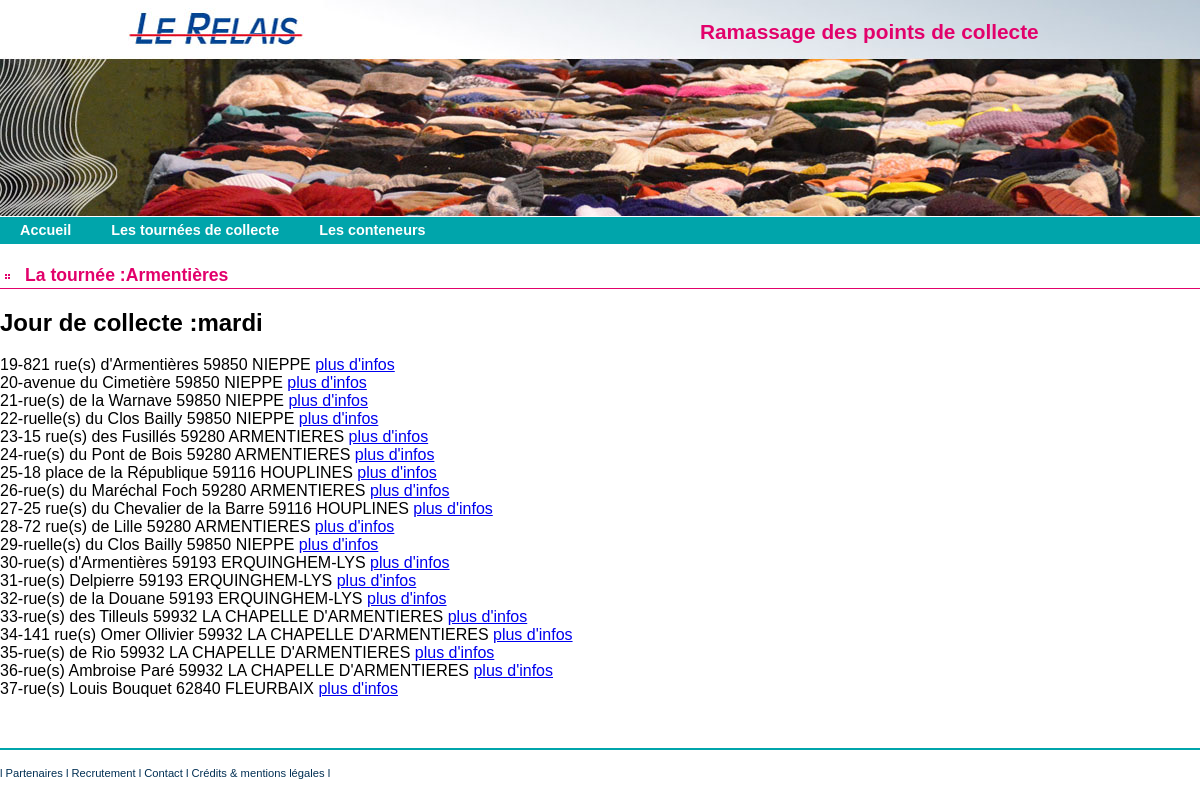
Screenshot of /index.php/C_tournee/detail/4 with the database file from the repository.
### tables this page shows
CREATE TABLE `tourneestandard` (
  `Id` int(10) NOT NULL,
  `CamionId` int(10) NOT NULL,
  `Nom` varchar(255) NOT NULL,
  `JourCollecte` varchar(255) DEFAULT NULL
);

CREATE TABLE `conteneur` (
  `Id` int(10) NOT NULL,
  `TourneeStandardId` int(10) DEFAULT NULL,
  `AddrEmplacement` varchar(255) DEFAULT NULL,
  `LatLng` varchar(255) DEFAULT NULL,
  `RefSigfox` varchar(255) DEFAULT NULL,
  `CoefSurface` float DEFAULT NULL,
  `VolumeMax` float DEFAULT NULL,
  `VolumeMesureActuel` float DEFAULT NULL,
  `DateDerniereCollecte` date DEFAULT NULL
);

### application/controllers/C_tournee.php (called while the page is built, shortened)
<?php
class C_tournee extends CI_Controller {
    public function detail(){
        $this->load->helper("url");
        $data['title'] = "Detail";
        $this->load->model('M_tournee');
        $array_resultat = $this->M_tournee->select_detail_by_tournee($this->uri->segment(3));
        $data['result'] = $array_resultat;
        $page = $this->load->view('tournees/V_detail_tournee', $data, true);
        $this->load->view('commun/V_template', array('contenu' => $page));
    }
}

### index.php (called while the page is built, shortened)
<?php
require_once BASEPATH.'core/CodeIgniter.php';

### application/models/M_tournee.php (called while the page is built, shortened)
<?php
class M_tournee extends CI_Model {
    public function select_detail_by_tournee($idtournee) {
        $query = $this->db->select('conteneur.Id, conteneur.AddrEmplacement, tourneestandard.Nom, tourneestandard.JourCollecte')
                ->from('conteneur, tourneestandard')
                ->where('conteneur.TourneeStandardId = tourneestandard.Id')
                ->where('tourneestandard.Id = '.$idtournee)
                ->get();
        return $query->result_array();
    }
}

### application/views/tournees/V_detail_tournee.php (the view, shortened to what this page needs)
<article>
    <h1>La tournée :<?php echo $result[0]['Nom'] ?> </h1>
    <h2>Jour de collecte :<?php echo $result[0]['JourCollecte'] ?> </h2>
    <?php
    foreach ($result as $row) {
        echo $row['Id'] . "-";
        echo $row['AddrEmplacement'];
        ?>
        <a href="<?php echo site_url("C_conteneur/detail/" . $row['Id']); ?>">plus d'infos</a>
        <?php
        echo "<br/>";
    }
    ?>
</article>

### assets/css/conteneurs.css (style rules this page uses)
body { font: 100% Verdana, Arial, Helvetica, sans-serif; background-color: #FFFFFF; margin: 0; padding: 0; text-align: center; color: #000000; background-image: url(img/back.jpg); background-repeat: no-repeat; background-position: top center; }
article h1 { padding-left: 25px ; line-height: 25px ; font-size: 110% ; background: url(img/puce_h1.png) no-repeat left bottom ; color: rgb(226,1,107) ; border-bottom: 1px solid rgb(226,1,107) ; }
article { clear: both; }

### rows the page displays
tourneestandard: Nom "Armentières", JourCollecte "mardi"
conteneur: Id "19", AddrEmplacement "821 rue(s) d'Armentières 59850 NIEPPE"
conteneur: Id "20", AddrEmplacement "avenue du Cimetière 59850 NIEPPE"
conteneur: Id "21", AddrEmplacement "rue(s) de la Warnave 59850 NIEPPE"
conteneur: Id "22", AddrEmplacement "ruelle(s) du Clos Bailly 59850 NIEPPE"
conteneur: Id "23", AddrEmplacement "15 rue(s) des Fusillés 59280 ARMENTIERES"
conteneur: Id "24", AddrEmplacement "rue(s) du Pont de Bois 59280 ARMENTIERES"
conteneur: Id "25", AddrEmplacement "18 place de la République 59116 HOUPLINES"
conteneur: Id "26", AddrEmplacement "rue(s) du Maréchal Foch 59280 ARMENTIERES"
conteneur: Id "27", AddrEmplacement "25 rue(s) du Chevalier de la Barre 59116 HOUPLINES"
conteneur: Id "28", AddrEmplacement "72 rue(s) de Lille 59280 ARMENTIERES"
conteneur: Id "29", AddrEmplacement "ruelle(s) du Clos Bailly 59850 NIEPPE"
conteneur: Id "30", AddrEmplacement "rue(s) d'Armentières 59193 ERQUINGHEM-LYS"
conteneur: Id "31", AddrEmplacement "rue(s) Delpierre 59193 ERQUINGHEM-LYS"
conteneur: Id "32", AddrEmplacement "rue(s) de la Douane 59193 ERQUINGHEM-LYS"
conteneur: Id "33", AddrEmplacement "rue(s) des Tilleuls 59932 LA CHAPELLE D'ARMENTIERES"
conteneur: Id "34", AddrEmplacement "141 rue(s) Omer Ollivier 59932 LA CHAPELLE D'ARMENTIERES"
conteneur: Id "35", AddrEmplacement "rue(s) de Rio 59932 LA CHAPELLE D'ARMENTIERES"
conteneur: Id "36", AddrEmplacement "rue(s) Ambroise Paré 59932 LA CHAPELLE D'ARMENTIERES"
conteneur: Id "37", AddrEmplacement "rue(s) Louis Bouquet 62840 FLEURBAIX"
